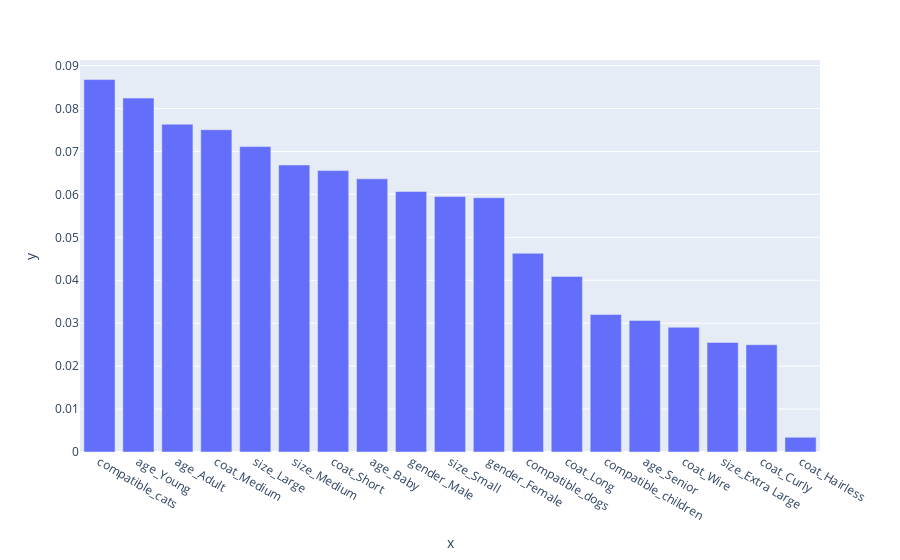

The notebook cell saved with this chart:
### Code cell
px.bar(x=x_feat_list_nobreed_nocolor, y=feature_importances).update_xaxes(categoryorder='total descending')

### Figure 1 — Plotly figure (JSON) as saved in the notebook; plotly's stock layout.template omitted (floating-point values rounded to 4 significant figures)
{"data": [{"alignmentgroup": "True", "hovertemplate": "x=%{x}<br>y=%{y}<extra></extra>", "legendgroup": "", "marker": {"color": "#636efa", "pattern": {"shape": ""}}, "name": "", "offsetgroup": "", "orientation": "v", "showlegend": false, "textposition": "auto", "type": "bar", "x": ["compatible_children", "compatible_dogs", "compatible_cats", "age_Adult", "age_Baby", "age_Senior", "age_Young", "gender_Female", "gender_Male", "size_Extra Large", "size_Large", "size_Medium", "size_Small", "coat_Curly", "coat_Hairless", "coat_Long", "coat_Medium", "coat_Short", "coat_Wire"], "xaxis": "x", "y": [0.03203, 0.04629, 0.08674, 0.07635, 0.06363, 0.03065, 0.08243, 0.05922, 0.06069, 0.02553, 0.07113, 0.06685, 0.05949, 0.025, 0.003425, 0.0409, 0.07507, 0.06554, 0.02904], "yaxis": "y"}], "layout": {"barmode": "relative", "legend": {"tracegroupgap": 0}, "margin": {"t": 60}, "xaxis": {"anchor": "y", "categoryorder": "total descending", "domain": [0, 1], "title": {"text": "x"}}, "yaxis": {"anchor": "x", "domain": [0, 1], "title": {"text": "y"}}}}
